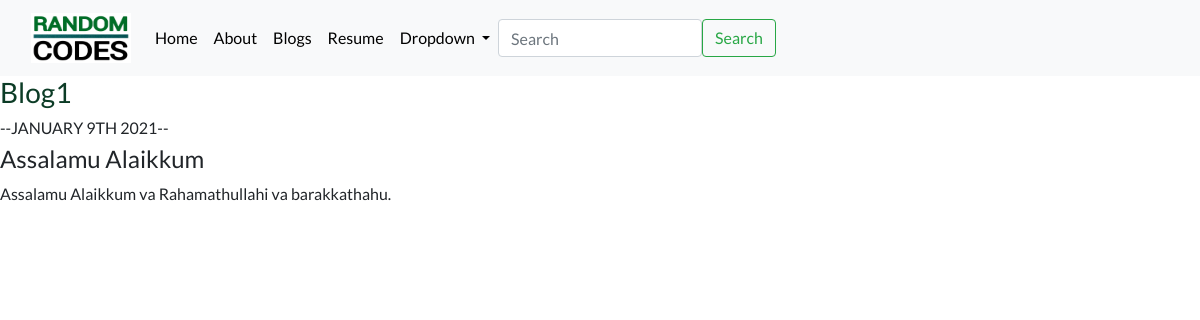
Page /blog/1/ on the committed database.
### blog/models.py (models this page shows)
class Blog(models.Model):
    title =models.CharField(max_length=1000)
    description = models.CharField(max_length = 1000)
    blogpost = models.TextField(max_length = 10000)
    createddatetime = models.DateTimeField(auto_now_add= True)

### blog/views.py (the view)
# urls.py: path('<int:blog_id>/',views.detail, name='detail'),
def detail(request,blog_id):
    blog = get_object_or_404(Blog, pk=blog_id)
    return render(request,'blog/detail.html',{'blog':blog})

### blog/templates/blog/detail.html (shortened to what this page needs)
{%extends 'portfolio/base.html' %}
{% block content %}
<h3><font color="#0C3C26">{{id}} {{blog.title}}</font></h3>
<h6>--{{ blog.createddatetime|date:"F jS Y"|upper }}--</h6>
<h4>{{blog.description}}</h4>
<p>{{blog.blogpost|safe}}<br></p>
{% endblock %}

### portfolio/static/portfolio/custom.css (style rules this page uses)
body { font-family: 'Lato', sans-serif; }

### rows in the picture
Blog: title "Blog1", createddatetime "JANUARY 9TH 2021", description "Assalamu Alaikkum", blogpost "Assalamu Alaikkum va Rahamathullahi va barakkathahu."
